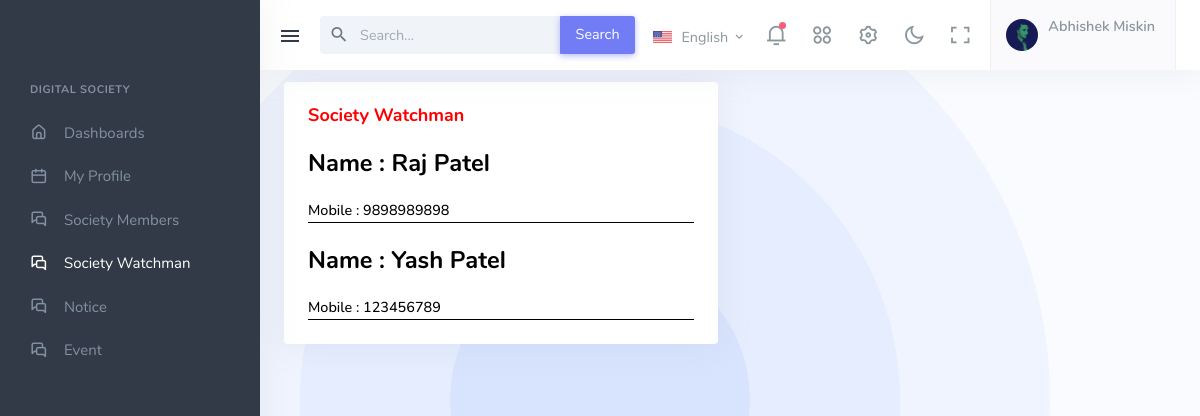
The app's page /society_watchman/ (signed in) with its own data.
### digital_App/models.py (models this page shows, shortened)
class Visitor(models.Model):
    User = models.ForeignKey(User, on_delete=models.CASCADE)
    FullName = models.CharField(max_length=15, default=str(), blank=True)
    Mobile = models.CharField(max_length=10, default=str(), blank=True)
    Birthday = models.DateField(default="2022-11-20")
    class Meta:
        db_table = "Visitor"

class Watchman(models.Model):
    FullName = models.CharField(max_length=(20), default=str(), blank=True)
    Mobile = models.CharField(max_length=10, default=str(), blank=True)
    class Meta:
        db_table = "Watchman"

### digital_App/views.py (the view)
# urls.py: path("society_watchman/", society_watchman, name="society_watchman"),
def society_watchman(request):
    if 'email' in request.session:
        load_watchman_data(request) # Load Watchman data
        return render(request, 'society_watchman.html', default_data)
    return render(request, 'society_watchman.html', default_data)

### digital_App/views.py (called while the page is built)
def load_watchman_data(request):
    print(request.POST)
    watchman = Watchman.objects.all()
    default_data['watchman'] = watchman

### digital_App/templates/society_watchman.html (shortened to what this page needs)
{% extends 'base.html' %}
{% load static %}
{% block Main_Code %}
<div class="navbar-custom topnav-navbar">
    <div class="container-fluid detached-nav">
        <button class="button-toggle-menu">
            <i class="mdi mdi-menu"></i>
        </button>
        <ul class="list-unstyled topbar-menu float-end mb-0">
            <li class="dropdown notification-list topbar-dropdown">
                <a class="nav-link dropdown-toggle arrow-none" data-bs-toggle="dropdown" href="#" role="button"
                    aria-haspopup="false" aria-expanded="false">
                    <img src="{% static 'assets/images/flags/us.jpg' %}" alt="user-image" class="me-0 me-sm-1"
                        height="12">
                    <span class="align-middle d-none d-lg-inline-block">English</span> <i
                        class="mdi mdi-chevron-down d-none d-sm-inline-block align-middle"></i>
                </a>
            </li>
            <li class="dropdown notification-list">
                <a class="nav-link dropdown-toggle arrow-none" data-bs-toggle="dropdown" href="#" role="button"
                    aria-haspopup="false" aria-expanded="false">
                    <i class="ri-notification-3-line noti-icon"></i>
                    <span class="noti-icon-badge"></span>
                </a>
            </li>
            <li class="dropdown notification-list d-none d-sm-inline-block">
                <a class="nav-link dropdown-toggle arrow-none" data-bs-toggle="dropdown" href="#" role="button"
                    aria-haspopup="false" aria-expanded="false">
                    <i class="ri-apps-2-line noti-icon"></i>
                </a>
            </li>
            <li class="notification-list d-none d-sm-inline-block">
                <a class="nav-link" data-bs-toggle="offcanvas" href="#theme-settings-offcanvas">
                    <i class="ri-settings-3-line noti-icon"></i>
                </a>
            </li>
            <li class="notification-list d-none d-sm-inline-block">
                <a class="nav-link" href="javascript:void(0)" id="light-dark-mode">
                    <i class="ri-moon-line noti-icon"></i>
                </a>
            </li>
            <li class="notification-list d-none d-md-inline-block">
                <a class="nav-link" href="#" data-toggle="fullscreen">
                    <i class="ri-fullscreen-line noti-icon"></i>
                </a>
            </li>
            <li class="dropdown notification-list">
                <a class="nav-link dropdown-toggle nav-user arrow-none me-0" data-bs-toggle="dropdown" href="#"
                    role="button" aria-haspopup="false" aria-expanded="false">
                    <span class="account-user-avatar">
                        <img src="{% static 'assets/images/users/avatar-1.jpg' %}" alt="user-image"
                            class="rounded-circle">
                    </span>
                    <span>
                        <span class="account-user-name">{{member_data.FullName}}</span>
                    </span>
                </a>
            </li>
        </ul>
        <div class="app-search dropdown">
            <form>
                <div class="input-group">
                    <input type="search" class="form-control dropdown-toggle" placeholder="Search..." id="top-search">
                    <span class="mdi mdi-magnify search-icon"></span>
                    <button class="input-group-text btn btn-primary" type="submit">Search</button>
                </div>
            </form>
        </div>
    </div>
</div>
<div class="leftside-menu">
    <div class="h-100" id="leftside-menu-container" data-simplebar>
        <ul class="side-nav">
            <li class="side-nav-title side-nav-item">Digital Society</li>
            <li class="side-nav-item">
                <a href="{% url 'home' %}" class="side-nav-link">
                    <i class="uil-home-alt"></i>
                    <span> Dashboards </span>
                </a>
            </li>
            <li class="side-nav-item">
                <a href="{% url 'profile_page' %}" class="side-nav-link">
                    <i class="uil-calender"></i>
                    <span> My Profile </span>
                </a>
            </li>
            <li class="side-nav-item">
                <a href="{% url 'society_members' %}" class="side-nav-link">
                    <i class="uil-comments-alt"></i>
                    <span> Society Members </span>
                </a>
            </li>
            <li class="side-nav-item">
                <a href="" class="side-nav-link">
                    <i class="uil-comments-alt"></i>
                    <span> Society Watchman </span>
                </a>
            </li>
            <li class="side-nav-item">
                <a href="{% url 'notice_page' %}" class="side-nav-link">
                    <i class="uil-comments-alt"></i>
                    <span> Notice </span>
                </a>
            </li>
            <li class="side-nav-item">
                <a href="{% url 'event_page' %}" class="side-nav-link">
                    <i class="uil-comments-alt"></i>
                    <span> Event </span>
                </a>
            </li>
        </ul>
    </div>
</div>
<div class="content-page">
    <div class="content">
        <div class="row">
            <div class="col-12">
                <div class="page-title-box">
                    <div class="container-fluid">
                        <div class="row">
                            <div class="col-sm-6">
                                <div class="card widget-flat mt-2">
                                    <div class="card-body">
                                        <h5 class="mt-0" style="color: red; font-weight: 1000; font-size: large;">Society Watchman</h5>
                                        {% for W_data in watchman %}
                                        <div style="border-bottom: 1px solid black;">
                                            <h3 class="mt-3 mb-3" style="color: black;">Name : {{W_data.FullName}}</h3>
                                            <p class="mb-0">
                                                <span class="me-2" style="color: black; font-weight: 500;">Mobile :
                                                    {{W_data.Mobile}}</span>
                                            </p>
                                        </div>
                                        {% endfor %}
                                    </div>
                                </div>
                            </div>
                        </div>
                    </div>
                </div>
            </div>
        </div>
    </div>
</div>
{% endblock %}

### records on screen
Visitor: FullName "Abhishek Miskin"
Watchman: FullName "Raj Patel", Mobile "9898989898"
Watchman: FullName "Yash Patel", Mobile "123456789"
